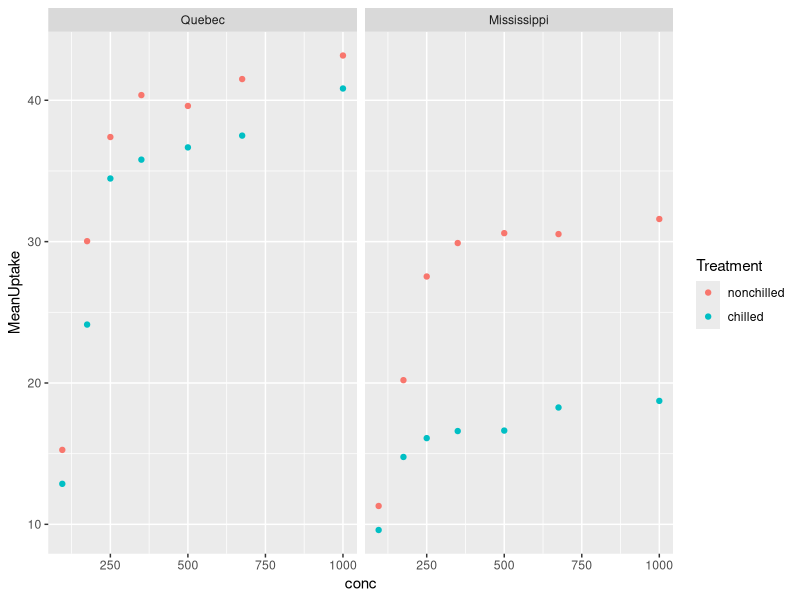

Here is the R script that generated this plot:
# I need to make a plot of CO2 uptake in plants. My boss wants to know which region, 
# which CO2 concentration, and at what temperature, plants take up the most CO2.

# So guess what... I wrote the code and was getting ready to send off my plot, but I decided
# to take a break to play Mario Kart. My dog, naturally, came by while I wasn't looking
# and re-arranged my code. He also told me that he introduced a single error 
# in the plotting function in order to mess with me even more.

# Please put it back in order for me so that it will generate a plot of mean CO2 uptake
# for each of those independent variables. You'll need to find the plotting error as well.



  





# load tidyverse packages
library(tidyverse)

# load data
data("CO2")

# calculate within-group means in unknown order
means <- CO2 %>%
  
  # calculate within-group means in unknown order  
  group_by(Type,Treatment,conc) %>%
  
  # calculate within-group means in unknown order
  summarise(MeanUptake = mean(uptake))



# Plotting code in unknown order
ggplot(means, aes(x=conc,y=MeanUptake,color=Treatment)) +
  
# Plotting code in unknown order
  geom_point() +

  # Plotting code in unknown order
  facet_grid(~Type)


